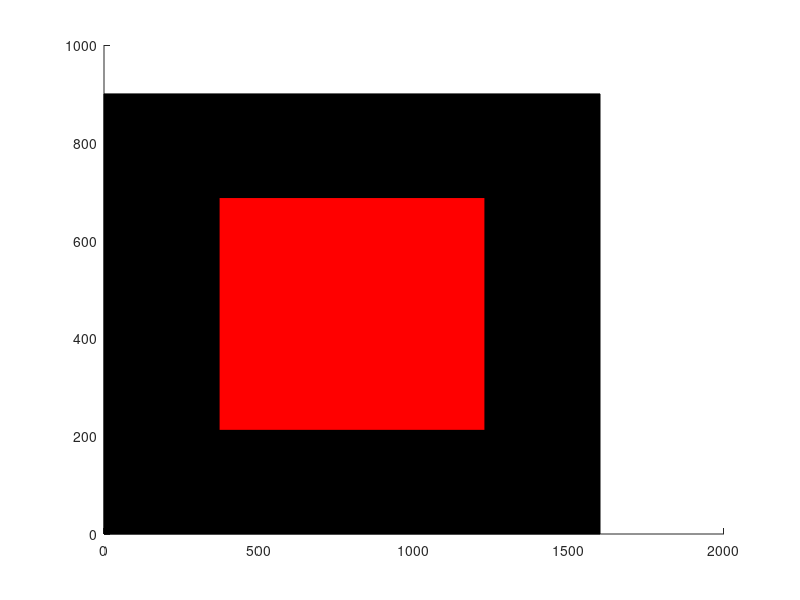

This figure's MATLAB source: (Note: this script raises an error after producing the figure.)
res_x_pix = 1600;
res_y_pix = 900;

size_x_cm = 60; % cm - screen horizontal size
size_y_cm = 40; % cm - screen horizontal size

dist_from_screen = 60; % cm
angle_x = 30*pi/180; % rad
angle_y = 20*pi/180; % rad

foc_x = 2*dist_from_screen*tan(angle_x/2); % cm - constant for any screen
foc_y = 2*dist_from_screen*tan(angle_y/2); % cm - constant for any screen

foc_x_pix = foc_x * res_x_pix/size_x_cm;
foc_y_pix = foc_y * res_y_pix/size_y_cm;

A = [res_x_pix/2 - foc_x_pix/2, res_y_pix/2 - foc_y_pix/2];
B = [res_x_pix/2 - foc_x_pix/2, res_y_pix/2 + foc_y_pix/2];
C = [res_x_pix/2 + foc_x_pix/2, res_y_pix/2 + foc_y_pix/2];
D = [res_x_pix/2 + foc_x_pix/2, res_y_pix/2 - foc_y_pix/2];

delta = 0.5 * 110; %CFG.tests{test_idx}.radius_circle; - shift the border points E, F, G, H to ensure that the circle is fully displayed on the screen

E = [0 + delta, 0 + delta];
F = [0 + delta, res_y_pix - delta];
G = [res_x_pix - delta,  res_y_pix - delta];
H = [res_x_pix - delta, 0 + delta];

txt_shift = 20;
scatter(A(1), A(2))
hold on

% screen area
coor_screen = [[0,0]; [0,res_y_pix]; [res_x_pix, res_y_pix]; [res_x_pix,0]];  
patch(coor_screen(:,1), coor_screen(:,2),'k')

% focus area
coor_foc = [A; B; C; D];  
patch(coor_foc(:,1), coor_foc(:,2),'r')
[inPoints_foc] = polygrid(coor_foc(:,1), coor_foc(:,2), 1);

% left area
coor_l = [E; A; B; F]; 
p = patch(coor_l(:,1), coor_l(:,2),[0.5 0.25 0.25]);
[inPoints_l] = polygrid(coor_l(:,1), coor_l(:,2), 1);

% upper area
coor_u = [B; F; G; C];
patch(coor_u(:,1), coor_u(:,2),'b')
[inPoints_u] = polygrid(coor_u(:,1), coor_u(:,2), 1);

% right area
coor_r = [C; G; H; D];
patch(coor_r(:,1), coor_r(:,2),'y')
[inPoints_r] = polygrid(coor_r(:,1), coor_r(:,2), 1);

% bottom area
coor_b = [E; A; D; H];
patch(coor_b(:,1), coor_b(:,2),'g')
[inPoints_b] = polygrid(coor_b(:,1), coor_b(:,2), 1);

text(A(1)+txt_shift, A(2)+txt_shift, 'A','FontSize',20)
scatter(B(1), B(2))
text(B(1)+txt_shift, B(2)+txt_shift, 'B','FontSize',20)
scatter(C(1), C(2))
text(C(1)+txt_shift, C(2)+txt_shift, 'C','FontSize',20)
scatter(D(1), D(2))
text(D(1)+txt_shift, D(2)+txt_shift, 'D','FontSize',20)
scatter(E(1), E(2))
text(E(1)+txt_shift, E(2)+txt_shift, 'E','FontSize',20)
scatter(F(1), F(2))
text(F(1)+txt_shift, F(2)-2*txt_shift, 'F','FontSize',20)
scatter(G(1), G(2))
text(G(1)-2*txt_shift, G(2)-2*txt_shift, 'G','FontSize',20)
scatter(H(1), H(2))
text(H(1)-2*txt_shift, H(2)+txt_shift, 'H','FontSize',20)

axis([0-txt_shift res_x_pix+txt_shift 0-txt_shift res_y_pix+txt_shift])

total_area = res_x_pix * res_y_pix;
area_foc = round(100* foc_x_pix * foc_y_pix / total_area,1);
area_left = round(100 * 0.5*(B(1)-F(1))*(B(2)-A(2) + F(2)-E(2)) / total_area, 1);
area_upper = round(100 * 0.5*(F(2) - B(2))*(C(1) - B(1) + G(1) - F(1)) / total_area, 1);
area_right = round(100 * 0.5*(G(1)-C(1))*(C(2)-D(2) + G(2)-H(2)) / total_area, 1);
area_bottom = round(100 * 0.5*(A(2)-E(2))*(D(1)-A(1) + H(1)-E(1)) / total_area, 1);

num_areas = 5;
num_trials_per_area = 12;
circle_coordinates = zeros(num_areas*num_trials_per_area, 2);

rand_idx = randi(size(inPoints_foc,1),num_trials_per_area,1);
rand_coord = inPoints_foc(rand_idx,:);
circle_coordinates(1:num_trials_per_area,:) = rand_coord;

rand_idx = randi(size(inPoints_l,1),num_trials_per_area,1);
rand_coord = inPoints_l(rand_idx,:);
circle_coordinates(1+num_trials_per_area:2*num_trials_per_area,:) = rand_coord;

rand_idx = randi(size(inPoints_u,1),num_trials_per_area,1);
rand_coord = inPoints_u(rand_idx,:);
circle_coordinates(1+2*num_trials_per_area:3*num_trials_per_area,:) = rand_coord;

rand_idx = randi(size(inPoints_r,1),num_trials_per_area,1);
rand_coord = inPoints_r(rand_idx,:);
circle_coordinates(1+3*num_trials_per_area:4*num_trials_per_area,:) = rand_coord;

rand_idx = randi(size(inPoints_b,1),num_trials_per_area,1);
rand_coord = inPoints_b(rand_idx,:);
circle_coordinates(1+4*num_trials_per_area:5*num_trials_per_area,:) = rand_coord;

rand_perm = randperm(size(circle_coordinates,1));
circle_coordinates = circle_coordinates(rand_perm,:);

for idx = 1:size(circle_coordinates,1)
    viscircles(circle_coordinates(idx,:),30,'Color',[0.45 0.65 0])
end

    




